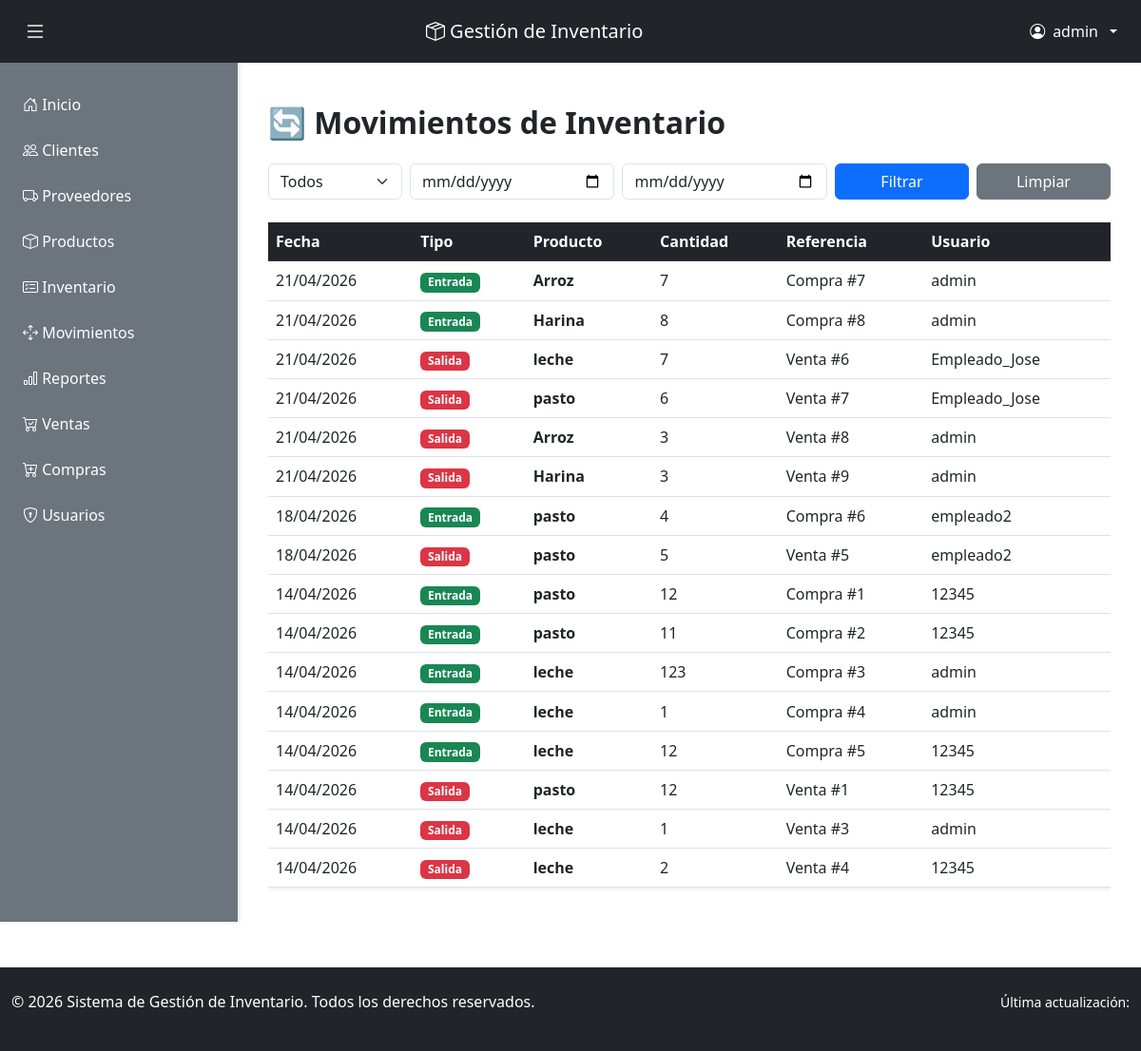
Before: /invitado/movimientos/ (signed in) with the older database file.
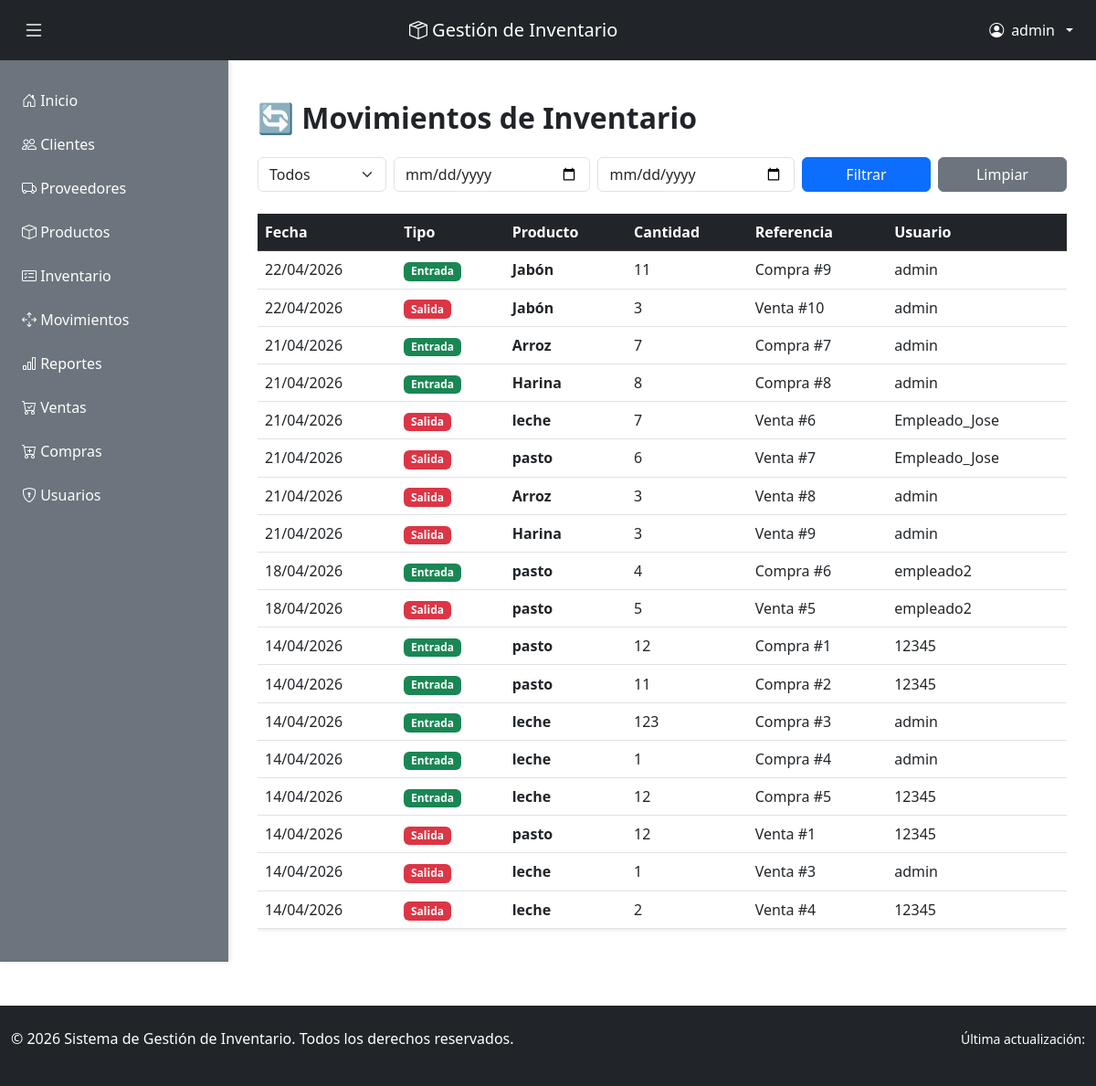
After: the same page with the newer database file.
### inventario/models.py (models this page shows, shortened)
class Producto(models.Model):
    nombre_producto = models.CharField(max_length=100)
    codigo = models.CharField(max_length=50, unique=True)
    descripcion = models.TextField()
    precio = models.DecimalField(max_digits=10, decimal_places=2)
    stock = models.PositiveIntegerField(default=0)
    stock_minimo = models.PositiveIntegerField(default=0)
    fecha_creacion = models.DateTimeField(auto_now_add=True)
    activo = models.BooleanField(default=True)
    class Meta:
        ordering = ['nombre_producto']
        verbose_name = 'Producto'
        verbose_name_plural = 'Productos'

class Compra(models.Model):
    ESTADO_COMPRA = [
        ('borrador', 'Borrador'),
        ('confirmada', 'Confirmada'),
        ('recibida', 'Recibida'),
        ('cancelada', 'Cancelada'),
    ]
    fecha_compra = models.DateField(auto_now_add=True)
    proveedor = models.ForeignKey(Proveedor, on_delete=models.CASCADE, related_name='compras')
    usuario = models.ForeignKey(User, on_delete=models.CASCADE, related_name='compras_realizadas')
    estado = models.CharField(max_length=20, choices=ESTADO_COMPRA, default='borrador')
    total = models.DecimalField(max_digits=12, decimal_places=2, default=0)
    class Meta:
        ordering = ['-fecha_compra']
        verbose_name = 'Compra'
        verbose_name_plural = 'Compras'

class Venta(models.Model):
    ESTADO_VENTA = [
        ('borrador', 'Borrador'),
        ('confirmada', 'Confirmada'),
        ('entregada', 'Entregada'),
        ('cancelada', 'Cancelada'),
    ]
    fecha_venta = models.DateField(auto_now_add=True)
    cliente = models.ForeignKey(Cliente, on_delete=models.CASCADE, related_name='ventas')
    usuario = models.ForeignKey(User, on_delete=models.CASCADE, related_name='ventas_realizadas')
    estado = models.CharField(max_length=20, choices=ESTADO_VENTA, default='borrador')
    total = models.DecimalField(max_digits=12, decimal_places=2, default=0)
    class Meta:
        ordering = ['-fecha_venta']
        verbose_name = 'Venta'
        verbose_name_plural = 'Ventas'

### inventario/views.py (the view)
# urls.py: path('invitado/movimientos/', views.movimientos_invitado, name='movimientos_invitado'),
@login_required
@require_http_methods(["GET"])
def movimientos_invitado(request):
    tipo = request.GET.get('tipo', '')
    fecha_inicio = request.GET.get('fecha_inicio', '')
    fecha_fin = request.GET.get('fecha_fin', '')
    movimientos = []
    compras = Compra.objects.all()
    ventas = Venta.objects.all()
    if fecha_inicio:
        compras = compras.filter(fecha_compra__gte=fecha_inicio)
        ventas = ventas.filter(fecha_venta__gte=fecha_inicio)
    if fecha_fin:
        compras = compras.filter(fecha_compra__lte=fecha_fin)
        ventas = ventas.filter(fecha_venta__lte=fecha_fin)
    if tipo in ['entrada', '']:
        for compra in compras:
            for detalle in compra.detalles.all():
                movimientos.append({
                    'fecha': compra.fecha_compra,
                    'tipo': 'Entrada',
                    'producto': detalle.producto,
                    'cantidad': detalle.cantidad,
                    'usuario': compra.usuario,
                    'referencia': f'Compra #{compra.id}',
                    'proveedor': compra.proveedor,
                })
    if tipo in ['salida', '']:
        for venta in ventas:
            for detalle in venta.detalles.all():
                movimientos.append({
                    'fecha': venta.fecha_venta,
                    'tipo': 'Salida',
                    'producto': detalle.producto,
                    'cantidad': detalle.cantidad,
                    'usuario': venta.usuario,
                    'referencia': f'Venta #{venta.id}',
                    'cliente': venta.cliente,
                })
    movimientos.sort(key=lambda m: m['fecha'], reverse=True)
    contexto = {
        'movimientos': movimientos,
        'tipo': tipo,
        'fecha_inicio': fecha_inicio,
        'fecha_fin': fecha_fin,
    }
    return render(request, 'invitado/movimientos.html', contexto)

### inventario/templates/invitado/movimientos.html (shortened to what this page needs)
{% extends 'base.html' %}
{% block content %}
<div class="container">
    <div class="mt-4">
        <h2 class="fw-bold">🔄 Movimientos de Inventario</h2>
    </div>
    <form method="GET" class="row mt-3 mb-4 g-2">
        <div class="col-md-2">
            <select name="tipo" class="form-select">
                <option value="">Todos</option>
            </select>
        </div>
        <div class="col-md-3">
            <input
                type="date"
                name="fecha_inicio"
                class="form-control"
                value="{{ fecha_inicio }}"
            >
        </div>
        <div class="col-md-3">
            <input
                type="date"
                name="fecha_fin"
                class="form-control"
                value="{{ fecha_fin }}"
            >
        </div>
        <div class="col-md-2">
            <button class="btn btn-primary w-100">Filtrar</button>
        </div>
        <div class="col-md-2">
            <a href="{% url 'movimientos_invitado' %}" class="btn btn-secondary w-100">
                Limpiar
            </a>
        </div>
    </form>
    <div class="table-responsive">
        <table class="table table-hover align-middle shadow-sm">
            <thead class="table-dark">
                <tr>
                    <th>Fecha</th>
                    <th>Tipo</th>
                    <th>Producto</th>
                    <th>Cantidad</th>
                    <th>Referencia</th>
                    <th>Usuario</th>
                </tr>
            </thead>
            <tbody>
                {% for mov in movimientos %}
                <tr>
                    <td>
                        {{ mov.fecha|date:"d/m/Y" }}
                    </td>
                    <td>
                        {% if mov.tipo == "Entrada" %}
                            <span class="badge bg-success">Entrada</span>
                        {% else %}
                            <span class="badge bg-danger">Salida</span>
                        {% endif %}
                    </td>
                    <td class="fw-semibold">
                        {{ mov.producto.nombre_producto }}
                    </td>
                    <td>
                        {{ mov.cantidad }}
                    </td>
                    <td>
                        {{ mov.referencia }}
                    </td>
                    <td>
                        {{ mov.usuario }}
                    </td>
                </tr>
                {% empty %}
                <tr>
                    <td colspan="6" class="text-center text-muted">
                        No hay movimientos registrados
                    </td>
                </tr>
                {% endfor %}
            </tbody>
        </table>
    </div>
</div>
{% endblock %}

### inventario/templates/base.html (shortened to what this page needs)
<!DOCTYPE html>
<html lang="es">
<head>
    <link href="https://cdn.jsdelivr.net/npm/bootstrap@5.3.0/dist/css/bootstrap.min.css" rel="stylesheet">
    <link rel="stylesheet" href="https://cdn.jsdelivr.net/npm/bootstrap-icons@1.10.0/font/bootstrap-icons.css">
</head>
<body>
    <nav class="navbar navbar-dark bg-dark sticky-top">
        <div class="container-fluid">
            <button class="btn btn-dark toggle-sidebar-btn me-2" id="sidebarToggle" title="Abrir/Cerrar menú">
                <i class="bi bi-list"></i>
            </button>
            <span class="navbar-brand">
                <i class="bi bi-box-seam"></i> Gestión de Inventario
            </span>
            <div class="dropdown">
                <button class="btn btn-dark dropdown-toggle d-flex align-items-center gap-2" type="button" data-bs-toggle="dropdown">
                    <i class="bi bi-person-circle"></i>
                    {{ user.username }}
                </button>
            </div>
        </div>
    </nav>
    <div class="main-container">
        <aside class="sidebar" id="sidebar">
            <ul class="sidebar-menu">
                <li><a href="{% url 'inicio' %}" class="nav-link"><i class="bi bi-house-door"></i> Inicio</a></li>
                {% if user.is_staff %}
                    <li><a href="{% url 'ver_clientes' %}" class="nav-link"><i class="bi bi-people"></i> Clientes</a></li>
                    <li><a href="{% url 'ver_proveedores' %}" class="nav-link"><i class="bi bi-truck"></i> Proveedores</a></li>
                    <li><a href="{% url 'ver_productos' %}" class="nav-link"><i class="bi bi-box"></i> Productos</a></li>
                    <li><a href="{% url 'consultar_inventario' %}" class="nav-link"><i class="bi bi-card-checklist"></i> Inventario</a></li>
                    <li><a href="{% url 'ver_movimientos' %}" class="nav-link"><i class="bi bi-arrows-move"></i> Movimientos</a></li>
                    <li><a href="{% url 'ver_reportes' %}" class="nav-link"><i class="bi bi-bar-chart"></i> Reportes</a></li>
                    <li><a href="{% url 'ver_ventas' %}" class="nav-link"><i class="bi bi-cart-check"></i> Ventas</a></li>
                    <li><a href="{% url 'ver_compras' %}" class="nav-link"><i class="bi bi-cart-plus"></i> Compras</a></li>
                    {% if user.is_superuser or user.perfil.rol == 'administrador' %}
                        <li><a href="{% url 'ver_usuarios' %}" class="nav-link"><i class="bi bi-shield-lock"></i> Usuarios</a></li>
                    {% endif %}
                {% else %}
                <a href="{% url 'inventario_invitado' %}" class="btn btn-outline-light btn-sm">Inventario</a>
                <a href="{% url 'movimientos_invitado' %}" class="btn btn-outline-light btn-sm">Movimientos</a>
                <a href="{% url 'reportes_invitado' %}" class="btn btn-outline-light btn-sm">Reportes</a>
            {% endif %}
            </ul>
        </aside>
        <main class="main-content">
            <div class="content-wrapper">
                {% block content %}{% endblock %}
            </div>
        </main>
    </div>
    <footer class="bg-dark text-white mt-5 py-4">
        <div class="container-fluid">
            <div class="row">
                <div class="col-md-6">
                    <p>&copy; 2026 Sistema de Gestión de Inventario. Todos los derechos reservados.</p>
                </div>
                <div class="col-md-6 text-end">
                    <small>Última actualización: {{ now|date:"d/m/Y H:i" }}</small>
                </div>
            </div>
        </div>
    </footer>
</body>
</html>

### inventario/templates/base.html (style rules this page uses)
body { display: flex; flex-direction: column; min-height: 100vh; }
.navbar { flex-shrink: 0; }
.main-container { display: flex; flex: 1; }
.sidebar { width: 250px; background-color: #6c757d; padding: 20px 0; overflow-y: auto; transition: all 0.3s ease; box-shadow: 2px 0 5px rgba(0,0,0,0.1); }
.sidebar-menu { list-style: none; padding: 0; margin: 0; }
.sidebar-menu li { margin: 0; }
.sidebar-menu a { display: block; padding: 12px 20px; color: white; text-decoration: none; transition: background-color 0.2s ease; border-left: 4px solid transparent; }
.main-content { flex: 1; padding: 0; overflow-y: auto; }
.content-wrapper { padding: 20px; }
.toggle-sidebar-btn { cursor: pointer; font-size: 1.5rem; }

Changed rows visible on the page:
added Producto: fecha "22/04/2026", shows "Entrada", producto.nombre_producto "Jabón", cantidad "11", referencia "Compra #9", usuario "admin", cantidad "3", referencia "Venta #10"
